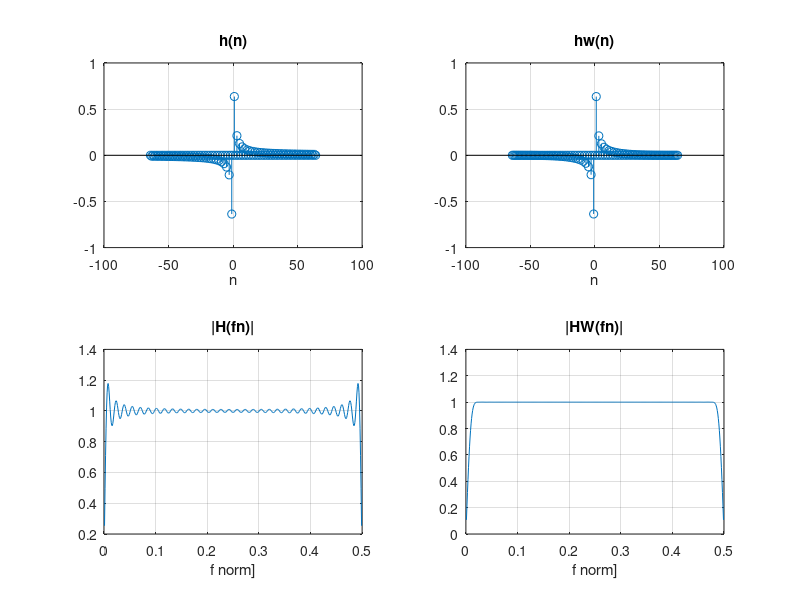
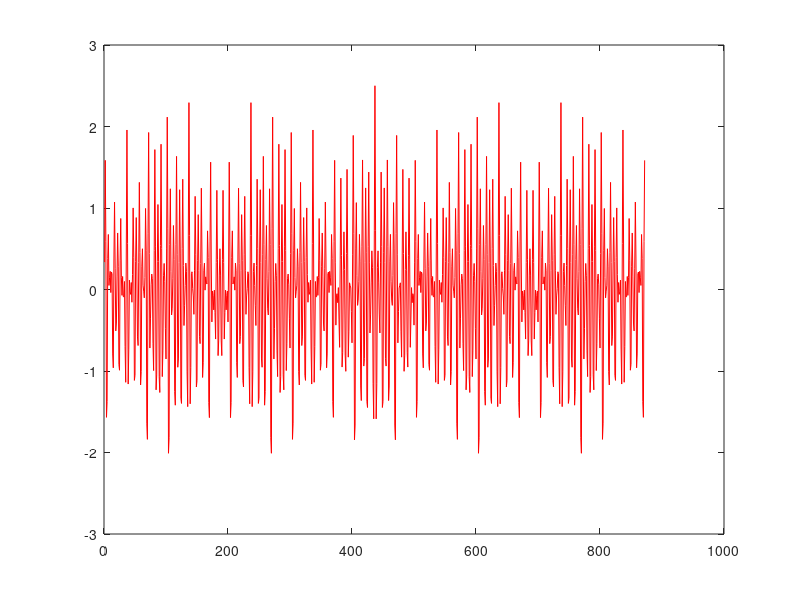
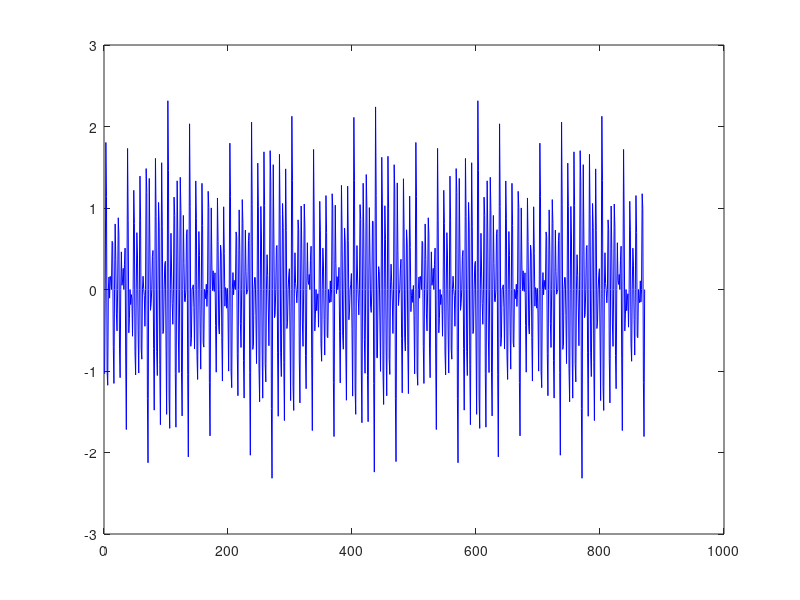
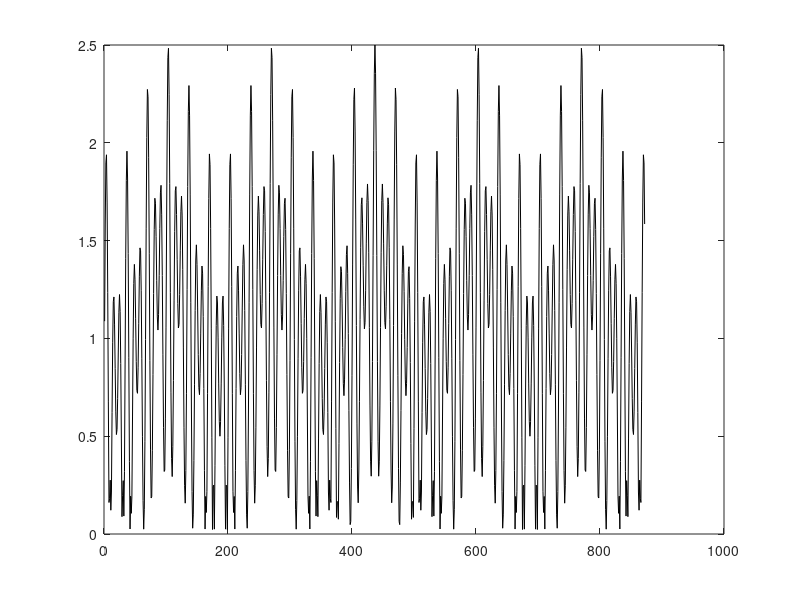

MATLAB code for these plots, in order: (Note: this script raises an error after producing the figures.)
load('lab08_am.mat');
x = s6;

fs = 1000;                          % czestotliwosc probkowania
fc = 200;  
M  = 64;                            % polowa dlugosci filtra
N  = 2*M+1;
n  = 1:M;
h  = (2/pi)*sin(pi*n/2).^2 ./n;     % połowa odpowiedzi impulsowej (TZ str. 352)
h  = [-h(M:-1:1) 0 h(1:M)];         % cała odpowiedź dla n = ?M,...,0,...,M


w  = blackman(N); 
w  = w';            
hw = h.*w; 


m = -M : 1 : M;   
NF = 500; 
fn=0.5*(1:NF-1)/NF;
for k=1:NF-1
    H(k)  =sum (h  .* exp(-j*2*pi*fn(k)*m));
    HW(k) =sum (hw .* exp(-j*2*pi*fn(k)*m));
end

figure;
subplot(2,2,1);
stem(m,h); grid; title('h(n)'); xlabel('n');
subplot(2,2,2);
stem(m,hw); grid; title('hw(n)'); xlabel('n'); 
subplot(2,2,3);
plot(fn,abs(H)); grid; title('|H(fn)|'); xlabel('f norm]'); 
subplot(2,2,4);
plot(fn,abs(HW)); grid; title('|HW(fn)|'); xlabel('f norm]');

HT = hilbert(x);

%% Filtracja odpowiedzią impulsową
xHT = conv(x,hw);           % filtracja sygnału x(n) za pomocą odp. impulsowej hw(n); otrzymujemy Nx+N?1 próbek
xHT = xHT(N:1000);          % odcięcie stanów przejściowych (po N?1 próbek) z przodu sygnału y(n)
x2  = x(M+1:1000-M);        % odcięcie tych próbek z x(n), dla których nie ma poprawnych odpowiedników w y(n)
m   = sqrt(x2.^2 + xHT.^2); % obwiednia to pierwiastek z sumy kwadratów sygnałów x i jego transformacji Hilberta HT(x).

%% Sygnał x2 wraz z jego transformatą Hilberta xHT i obwiednią m
figure('Name','Sygnał x wraz z jego transformatą Hilberta xHT i obwiednią m');
plot(x2,'r'); 
figure('Name','Transformata Hilberta xHT');
plot(xHT,'b');
figure('Name','Obwiednia m');
plot(m,'k'); 

%% FFT obwiedni
NFFT = 2^nextpow2(fs);
Y    = fft(m,NFFT)/fs;                  %transformata fouriera obwiedni
f    = fs/2*linspace(0,1,NFFT/2+1);

figure('Name','FFT obwiedni')
plot(f,2*abs(Y(1:NFFT/2+1)),'b');
title('FFT obwiedni');

[pks, locs] = findpeaks(2*abs(Y(1:NFFT/2+1)), 'SortStr','descend');

if(1)
    f1 = locs(1) 
    f2=locs(2)
    f3=locs(3)
    A1 = pks(1)  
    A2=pks(2)  
    A3=pks(3)
else
    f1=6;  f2=60;    f3=90;
    A1=0.2; A2=0.33; A3=0.57;
end

t  = 0:1/fs:1-1/fs;
mr = 1 + A1*cos(2*pi*f1*t) + A2*cos(2*pi*f2*t) + A3*cos(2*pi*f3*t);     
mr = mr(M+1:1000-M);                                                    
figure('Name','Sygnał m(t) z pliku po filtrze Hilberta vs Sygnał mr(t) rekonstruowany');

hold on;
plot(m, 'b');
plot(mr,'r');
plot(abs(HT(M:end)),'k');
title('Porównanie sygnałów modulujących m i mr');
legend('m  - Z filtru FIR','mr - Zrekonstruowany','matlab hilbert()'); 
hold off;

xn = sin(2*pi*fc*t);          % nośna z treści
xn = xn(M+1:1000-M);          % odcięcie próbek
xr = xn.*mr;                  % sygnał zmodulowany po odtworzeniu

figure('Name','Sygnał x z pliku zmodulowany vs Sygnał xr rekonstruowany i zmodulowany');
hold on;
plot(x2,'r');
plot(xr,'b');
title('Porównanie sygnałów x i xr po modulacji');
legend('x  - Sygnał z pliku zmodulowany ','xr - Sygnał skonstruowany i zmodulowany');
hold off;
